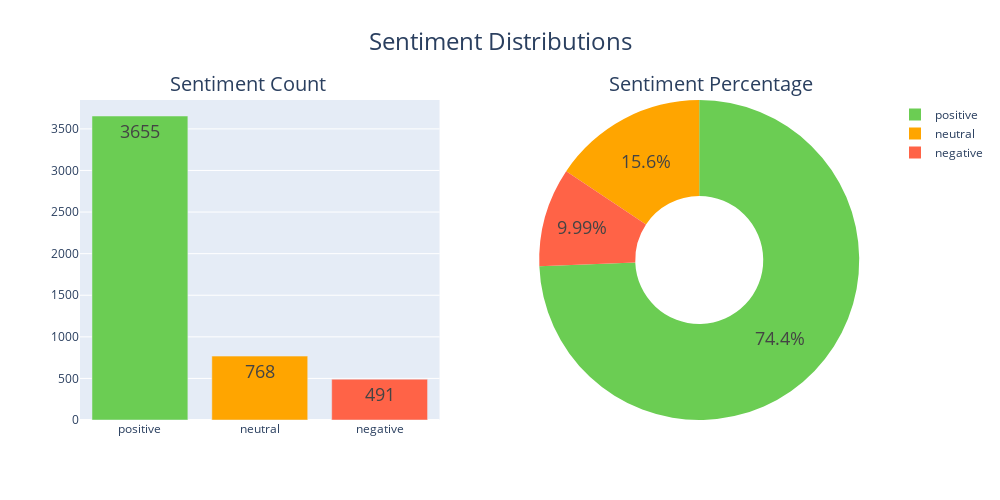

Notebook code for this chart:
### Markdown cell above
## Overall Sentiment

### Code cell
# This script visualizes sentiment analysis results using two types of charts: a bar chart and a pie chart.
# The first chart is a grouped bar chart that displays sentiment counts for each category (positive, neutral, negative).
# The second chart is a pie chart showing the proportion of each sentiment category.
# Both charts use custom colors for consistency across visualizations.

colors = {'positive': '#6BCD53', 'neutral': 'orange', 'negative': '#FF6347'}

# Sorting the colors according to the sentiment labels for consistent application in both charts.
sorted_colors = [colors[label] for label in sentiment_labels]

# Creating a layout with two subplots: one for the bar chart and one for the pie chart.
fig = make_subplots(rows=1, cols=2, specs=[[{'type':'bar'}, {'type':'domain'}]])

# The bars are colored according to the sentiment, and the text is positioned for clear visibility.
fig.add_trace(
    go.Bar(
        x=sentiment_labels, 
        y=sentiment_values, 
        marker_color=sorted_colors, 
        text=sentiment_values, 
        textposition='inside', 
        showlegend=False,
        hoverinfo='y',
        textfont=dict(size=18)
    ),
    row=1, col=1
)

# Adding a pie chart to the second subplot, representing the sentiment distribution as percentages.
fig.add_trace(
    go.Pie(
        labels=sentiment_labels, 
        values=sentiment_values, 
        hole=.4, 
        marker=dict(colors=sorted_colors), 
        hoverinfo='label+percent',
        textfont=dict(size=18)
    ),
    row=1, col=2
)

fig.update_layout(
    title_text='Sentiment Distributions',
    title_x=0.5,  
    title_font=dict(size=24),  
    annotations=[
        dict(text='Sentiment Count', x=0.11, y=1.1, xref='paper', yref='paper', showarrow=False, font=dict(size=20)),
        dict(text='Sentiment Percentage', x=0.92, y=1.1, xref='paper', yref='paper', showarrow=False, font=dict(size=20))
    ],
    width=1000, 
    height=500   
)

fig.show()

### Figure 1 — Plotly figure (JSON) as saved in the notebook; plotly's stock layout.template omitted (floating-point values rounded to 4 significant figures)
{"data": [{"hoverinfo": "y", "marker": {"color": ["#6BCD53", "orange", "#FF6347"]}, "showlegend": false, "text": ["3655", "768", "491"], "textfont": {"size": 18}, "textposition": "inside", "type": "bar", "x": ["positive", "neutral", "negative"], "xaxis": "x", "y": [3655, 768, 491], "yaxis": "y"}, {"domain": {"x": [0.55, 1], "y": [0, 1]}, "hole": 0.4, "hoverinfo": "label+percent", "labels": ["positive", "neutral", "negative"], "marker": {"colors": ["#6BCD53", "orange", "#FF6347"]}, "textfont": {"size": 18}, "type": "pie", "values": [3655, 768, 491]}], "layout": {"annotations": [{"font": {"size": 20}, "showarrow": false, "text": "Sentiment Count", "x": 0.11, "xref": "paper", "y": 1.1, "yref": "paper"}, {"font": {"size": 20}, "showarrow": false, "text": "Sentiment Percentage", "x": 0.92, "xref": "paper", "y": 1.1, "yref": "paper"}], "height": 500, "title": {"font": {"size": 24}, "text": "Sentiment Distributions", "x": 0.5}, "width": 1000, "xaxis": {"anchor": "y", "domain": [0, 0.45]}, "yaxis": {"anchor": "x", "domain": [0, 1]}}}
